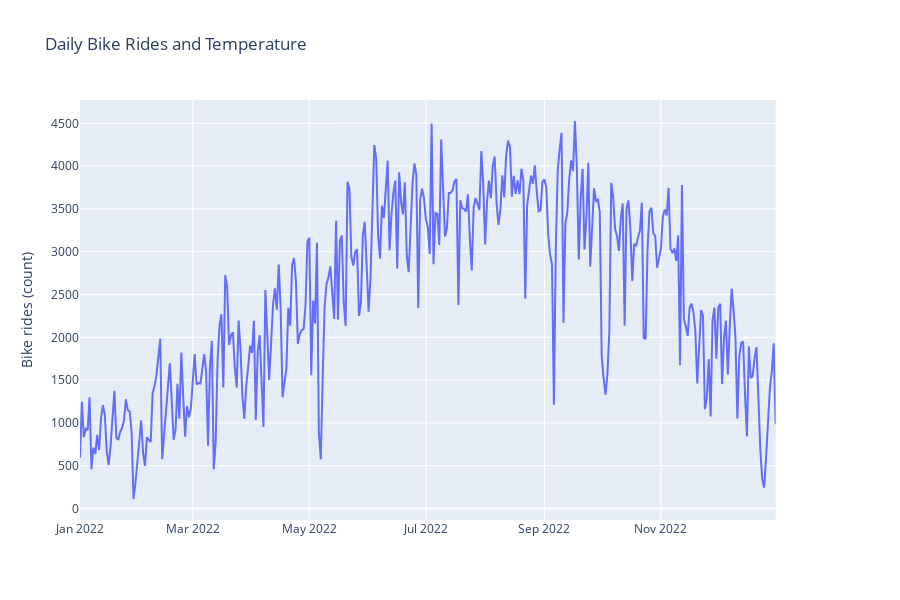

Notebook cell for this chart:
### Code cell
# E1: Dual-axis chart using daily_df
from plotly.subplots import make_subplots
import plotly.graph_objects as go

# ensure date is datetime
daily_df['date'] = pd.to_datetime(daily_df['date'])

fig = make_subplots(specs=[[{"secondary_y": True}]])
fig.add_trace(go.Scatter(x=daily_df['date'], y=daily_df['bike_rides_daily'],
                         name='Daily Bike Rides', mode='lines'), secondary_y=False)

# add temperature only if exists
if 'temperature' in daily_df.columns:
    fig.add_trace(go.Scatter(x=daily_df['date'], y=daily_df['temperature'],
                             name='Avg Temp', mode='lines'), secondary_y=True)
else:
    print("No 'temperature' column in daily_df — only bike rides plotted.")

fig.update_yaxes(title_text="Bike rides (count)", secondary_y=False)
fig.update_yaxes(title_text="Temperature", secondary_y=True)
fig.update_layout(title='Daily Bike Rides and Temperature', height=600)
fig.show()

### Figure 1 — Plotly figure (JSON) as saved in the notebook; plotly's stock layout.template omitted (floating-point values rounded to 4 significant figures; data arrays with more than 128 entries replaced by an {"elided": "..."} marker saying what was removed)
{"data": [{"mode": "lines", "name": "Daily Bike Rides", "type": "scatter", "x": {"elided": "365 str values"}, "xaxis": "x", "y": {"elided": "365 int values"}, "yaxis": "y"}], "layout": {"height": 600, "title": {"text": "Daily Bike Rides and Temperature"}, "xaxis": {"anchor": "y", "domain": [0, 0.94]}, "yaxis": {"anchor": "x", "domain": [0, 1], "title": {"text": "Bike rides (count)"}}, "yaxis2": {"anchor": "x", "overlaying": "y", "side": "right", "title": {"text": "Temperature"}}}}
